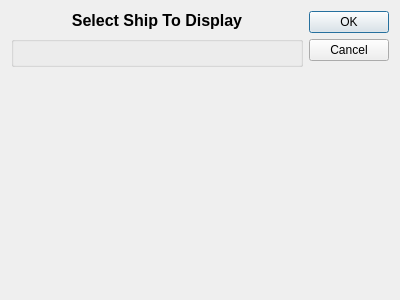
<?xml version="1.0" encoding="UTF-8"?>
<ui version="4.0">
 <class>Dialog_ShipSelection</class>
 <widget class="QDialog" name="Dialog_ShipSelection">
  <property name="geometry">
   <rect>
    <x>0</x>
    <y>0</y>
    <width>400</width>
    <height>300</height>
   </rect>
  </property>
  <property name="windowTitle">
   <string>Dialog</string>
  </property>
  <layout class="QHBoxLayout" name="horizontalLayout">
   <item>
    <layout class="QVBoxLayout" name="verticalLayout">
     <item>
      <widget class="QLabel" name="label">
       <property name="sizePolicy">
        <sizepolicy hsizetype="Minimum" vsizetype="Maximum">
         <horstretch>0</horstretch>
         <verstretch>0</verstretch>
        </sizepolicy>
       </property>
       <property name="font">
        <font>
         <pointsize>12</pointsize>
         <bold>true</bold>
        </font>
       </property>
       <property name="text">
        <string>Select Ship To Display</string>
       </property>
       <property name="alignment">
        <set>Qt::AlignCenter</set>
       </property>
      </widget>
     </item>
     <item>
      <widget class="QGroupBox" name="verticalGroupBox">
       <layout class="QVBoxLayout" name="verticalLayout_2"/>
      </widget>
     </item>
     <item>
      <spacer name="verticalSpacer">
       <property name="orientation">
        <enum>Qt::Vertical</enum>
       </property>
       <property name="sizeHint" stdset="0">
        <size>
         <width>20</width>
         <height>40</height>
        </size>
       </property>
      </spacer>
     </item>
    </layout>
   </item>
   <item>
    <widget class="QDialogButtonBox" name="buttonBox">
     <property name="orientation">
      <enum>Qt::Vertical</enum>
     </property>
     <property name="standardButtons">
      <set>QDialogButtonBox::Cancel|QDialogButtonBox::Ok</set>
     </property>
    </widget>
   </item>
  </layout>
 </widget>
 <resources/>
 <connections>
  <connection>
   <sender>buttonBox</sender>
   <signal>accepted()</signal>
   <receiver>Dialog_ShipSelection</receiver>
   <slot>accept()</slot>
   <hints>
    <hint type="sourcelabel">
     <x>248</x>
     <y>254</y>
    </hint>
    <hint type="destinationlabel">
     <x>157</x>
     <y>274</y>
    </hint>
   </hints>
  </connection>
  <connection>
   <sender>buttonBox</sender>
   <signal>rejected()</signal>
   <receiver>Dialog_ShipSelection</receiver>
   <slot>reject()</slot>
   <hints>
    <hint type="sourcelabel">
     <x>316</x>
     <y>260</y>
    </hint>
    <hint type="destinationlabel">
     <x>286</x>
     <y>274</y>
    </hint>
   </hints>
  </connection>
 </connections>
</ui>
